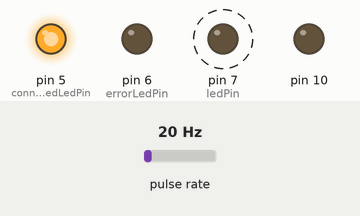
Recording of a sketch running on a simulated Arduino Uno, built for the host (arithmetic inside an expression is 32-bit, double 64-bit). Shown: output pins drawn as LEDs (lit = HIGH). Wiring (inferred from the names in the program): pulse sensor: data pin 2. Dashed ring = blinking. The inputs (shaded band) are chosen by the test bench; at power-on: pulse rate 20 Hz. WiFi joins after 1.5 s; servers stay silent unless stated; uploads are accepted with an empty reply.

Above: at 2.0 s.
Timing chart, 0 to 4.5 s (numbered marks = the images above):
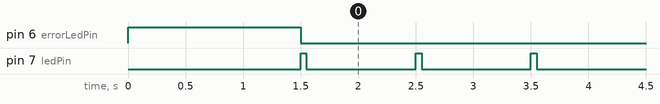

Measured:
- by itself, pin 7 (ledPin): alternates HIGH for 0.05 s and LOW for 0.95 s

The sketch:

agente_arduino_vazao.ino
```cpp
#include <SPI.h>
#include <UIPEthernet.h>
#include <avr/wdt.h>

// Configurações do Servidor
const char SERVER_IP[] = "206.42.28.182";
const uint16_t SERVER_PORT = 8089;

// Limites de tamanho das strings (conforme servidor)
const uint8_t MAX_LOCAL_LENGTH = 36;
const uint8_t MAX_STRING_LENGTH = 100;

// Configurações do dispositivo
const char mac_address[] = "02:53:45:4b:fd:2a";
const char local[] = "-5.87586,-35.19745";
const char municipio[] = "Natal";
const char tipo[] = "poço";
const char deviceName[] = "PC-Oficina";

// Configuração dos pinos
const uint8_t flowSensorPin = 2;
const uint8_t ledPin = 7;
const uint8_t errorLedPin = 6;
const uint8_t connectedLedPin = 5;

// Variáveis para cálculo de fluxo
volatile uint32_t pulseCount = 0;
const float calibrationFactor = 0.475;
float flowRate = 0.0;
float volume = 0.0;
float totalVolume = 0.0;

// Controle de tempo
unsigned long lastFlowCalc = 0;
unsigned long lastServerSend = 0;
const unsigned long FLOW_CALC_INTERVAL = 1000;  // 1 segundo
const unsigned long SERVER_SEND_INTERVAL = 10000;  // 10 segundos

// Buffer circular para flowRate
float flowRates[100];
uint8_t index = 0;
float maxFlowRate = 0.0;
float lastMaxFlowRate = 0.0;

// Função de interrupção para contagem de pulsos
void pulseCounter() {
  pulseCount++;
}

void setup() {
  // Configuração dos pinos
  pinMode(10, OUTPUT);
  pinMode(flowSensorPin, INPUT_PULLUP);
  pinMode(ledPin, OUTPUT);
  pinMode(errorLedPin, OUTPUT);
  pinMode(connectedLedPin, OUTPUT);

  // Configura interrupção para contagem de pulsos
  attachInterrupt(digitalPinToInterrupt(flowSensorPin), pulseCounter, RISING);

  // Configura DHCP com retry
  uint8_t macaddr[] = { 0x02, 0x53, 0x45, 0x4B, 0xFD, 0x2A };
  uint8_t dhcpTries = 0;
  digitalWrite(connectedLedPin, LOW);
  digitalWrite(errorLedPin, HIGH);

  while (dhcpTries < 3) {
    if (Ethernet.begin(macaddr) == 1) {
      digitalWrite(connectedLedPin, HIGH);
      digitalWrite(errorLedPin, LOW);
      break;
    }
    dhcpTries++;
    delay(1000);
  }

  // Configura Watchdog
  wdt_enable(WDTO_8S);
}

void loop() {
  unsigned long currentMillis = millis();

  // Cálculo de fluxo e volume a cada segundo
  if (currentMillis - lastFlowCalc >= FLOW_CALC_INTERVAL) {
    noInterrupts(); // Desabilita interrupções durante cálculos críticos
    uint32_t pulseCountCopy = pulseCount;
    pulseCount = 0;
    interrupts(); // Reabilita interrupções

    lastFlowCalc = currentMillis;

    // Calcula fluxo
    if (pulseCountCopy > 0) {
      flowRate = (pulseCountCopy / calibrationFactor);
      flowRates[index] = flowRate;
      index = (index + 1) % 50;

      if (flowRate > maxFlowRate) {
        maxFlowRate = flowRate;
      }
    } else {
      flowRate = 0.0;
    }

    // Atualiza volume
    volume = flowRate / 60.0;
    totalVolume += volume;

    // Indica atividade via LED
    digitalWrite(ledPin, HIGH);
    delayMicroseconds(50000); // 50ms em microssegundos para maior precisão
    digitalWrite(ledPin, LOW);
  }

  // Envio para servidor a cada 10 segundos
  if (currentMillis - lastServerSend >= SERVER_SEND_INTERVAL) {
    lastServerSend = currentMillis;

    float flowRateToSend;
    if (flowRate == 0.0) {
      if (maxFlowRate > 0.0) {
        flowRateToSend = maxFlowRate;
        lastMaxFlowRate = maxFlowRate;
        maxFlowRate = 0.0;
      } else {
        flowRateToSend = lastMaxFlowRate;
      }
    } else {
      flowRateToSend = flowRate;
    }

    if (sendToServer(flowRateToSend)) {
      totalVolume = 0.0; // Zera volume apenas após envio bem-sucedido
    }
  }

  wdt_reset();
}

bool sendToServer(float flowRateToSend) {
  uint8_t retries = 3;
  bool success = false;

  while (retries > 0 && !success) {
    EthernetClient client;

    if (client.connect(SERVER_IP, SERVER_PORT)) {
      digitalWrite(connectedLedPin, HIGH);
      digitalWrite(errorLedPin, LOW);

      // Prepara strings para JSON
      char flowRateStr[10];
      char totalVolumeStr[10];
      dtostrf(flowRateToSend, 6, 2, flowRateStr);
      dtostrf(totalVolume, 6, 2, totalVolumeStr);

      // Monta o JSON
      char jsonBuffer[256];
      snprintf(jsonBuffer, sizeof(jsonBuffer),
        "{\"mac_address\":\"%s\","
        "\"local\":\"%s\","
        "\"municipio\":\"%s\","
        "\"tipo\":\"%s\","
        "\"nome\":\"%s\","
        "\"fluxo\":%s,"
        "\"volume\":%s}",
        mac_address, local, municipio, tipo, deviceName,
        flowRateStr, totalVolumeStr);

      // Envia cabeçalho HTTP
      client.println(F("POST / HTTP/1.1"));
      client.print(F("Host: "));
      client.println(SERVER_IP);
      client.println(F("Content-Type: application/json"));
      client.print(F("Content-Length: "));
      client.println(strlen(jsonBuffer));
      client.println(F("Connection: close"));
      client.println();

      // Envia o JSON
      client.println(jsonBuffer);

      // Aguarda brevemente pela confirmação do envio
      uint8_t timeout = 100; // 100ms de timeout
      while (!client.available() && timeout > 0) {
        delay(1);
        timeout--;
      }

      // Fecha conexão
      client.stop();
      success = true;
    } else {
      retries--;
      if (retries > 0) {
        delay(1000); // Espera 1 segundo antes de tentar novamente
      }
    }
  }

  if (!success) {
    digitalWrite(connectedLedPin, LOW);
    digitalWrite(errorLedPin, HIGH);
  }

  return success;
}
```
